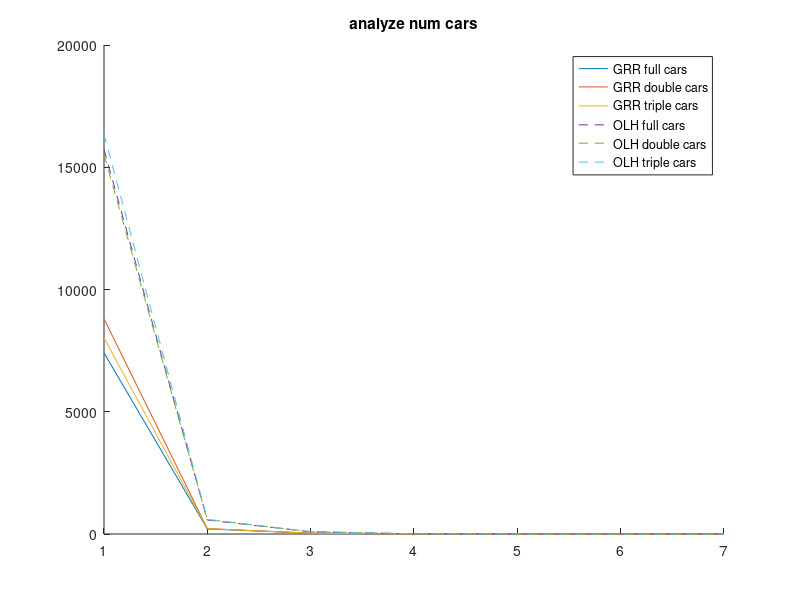

Write MATLAB code to recreate this figure.
clc
clear
load("GRR_f_est_epsilon_phoenix_100_20EE_V2.mat")
f_hat(size(all_f_est,1),size(all_f_est,2),size(all_f_est,3))=0;
for k=1:size(all_f_est,4)
    for i=1:size(all_f_est,1)
        for j=1:size(all_f_est,2)
            for e=1:size(all_f_est,3)
                f_hat(i,j,e)=f_hat(i,j,e)+all_f_est(i,j,e,k);
            end
        end
    end
end
f_hat=f_hat/size(all_f_est,4);
f_true_bar(size(all_f_est,1),size(all_f_est,2),size(all_f_est,3))=0;
for k=1:size(all_f_est,4)
    for i=1:size(all_f_est,1)
        for j=1:size(all_f_est,2)
            for e=1:size(all_f_est,3)
                f_true_bar(i,j,e)=f_true_bar(i,j,e)+all_f_truth(i,j,e,k);
            end
        end
    end
end
f_true_bar=f_true_bar/size(all_f_est,4);
S(1,size(all_f_est,3))=0;
for e=1:size(all_f_est,3)
    for i=1:size(all_f_est,1)
        for j=1:size(all_f_est,2)
            S(1,e)=S(1,e)+(f_true_bar(i,j,e)-f_hat(i,j,e)).^2;
            f_true_bar(i,j,e)
            f_hat(i,j,e)
        end
    end
end
S=S/(size(f_est,1)*size(f_est,2));
figure(1)
clf
hold on
plot(S)
load("GRR_f_est_epsilon_phoenix_100_20EE_double_V2.mat")
f_hat(size(all_f_est,1),size(all_f_est,2),size(all_f_est,3))=0;
for k=1:size(all_f_est,4)
    for i=1:size(all_f_est,1)
        for j=1:size(all_f_est,2)
            for e=1:size(all_f_est,3)
                f_hat(i,j,e)=f_hat(i,j,e)+all_f_est(i,j,e,k);
            end
        end
    end
end
f_hat=f_hat/size(all_f_est,4);
f_true_bar(size(all_f_est,1),size(all_f_est,2),size(all_f_est,3))=0;
for k=1:size(all_f_est,4)
    for i=1:size(all_f_est,1)
        for j=1:size(all_f_est,2)
            for e=1:size(all_f_est,3)
                f_true_bar(i,j,e)=f_true_bar(i,j,e)+all_f_truth(i,j,e,k);
            end
        end
    end
end
f_true_bar=f_true_bar/size(all_f_est,4);
S(1,size(all_f_est,3))=0;
for e=1:size(all_f_est,3)
    for i=1:size(all_f_est,1)
        for j=1:size(all_f_est,2)
            S(1,e)=S(1,e)+(f_true_bar(i,j,e)-f_hat(i,j,e)).^2;
            f_true_bar(i,j,e)
            f_hat(i,j,e)
        end
    end
end
S=S/(size(f_est,1)*size(f_est,2));
plot(S)
load("GRR_f_est_epsilon_phoenix_100_20EE_triple_V2.mat")
f_hat(size(all_f_est,1),size(all_f_est,2),size(all_f_est,3))=0;
for k=1:size(all_f_est,4)
    for i=1:size(all_f_est,1)
        for j=1:size(all_f_est,2)
            for e=1:size(all_f_est,3)
                f_hat(i,j,e)=f_hat(i,j,e)+all_f_est(i,j,e,k);
            end
        end
    end
end
f_hat=f_hat/size(all_f_est,4);
f_true_bar(size(all_f_est,1),size(all_f_est,2),size(all_f_est,3))=0;
for k=1:size(all_f_est,4)
    for i=1:size(all_f_est,1)
        for j=1:size(all_f_est,2)
            for e=1:size(all_f_est,3)
                f_true_bar(i,j,e)=f_true_bar(i,j,e)+all_f_truth(i,j,e,k);
            end
        end
    end
end
f_true_bar=f_true_bar/size(all_f_est,4);
S(1,size(all_f_est,3))=0;
for e=1:size(all_f_est,3)
    for i=1:size(all_f_est,1)
        for j=1:size(all_f_est,2)
            S(1,e)=S(1,e)+(f_true_bar(i,j,e)-f_hat(i,j,e)).^2;
            f_true_bar(i,j,e)
            f_hat(i,j,e)
        end
    end
end
S=S/(size(f_est,1)*size(f_est,2));
plot(S)
%FINISHED GRR
load("OLH_f_est_epsilon_phoenix_100_20EE_V2.mat")
f_hat(size(all_f_est,1),size(all_f_est,2),size(all_f_est,3))=0;
for k=1:size(all_f_est,4)
    for i=1:size(all_f_est,1)
        for j=1:size(all_f_est,2)
            for e=1:size(all_f_est,3)
                f_hat(i,j,e)=f_hat(i,j,e)+all_f_est(i,j,e,k);
            end
        end
    end
end
f_hat=f_hat/size(all_f_est,4);
f_true_bar(size(all_f_est,1),size(all_f_est,2),size(all_f_est,3))=0;
for k=1:size(all_f_est,4)
    for i=1:size(all_f_est,1)
        for j=1:size(all_f_est,2)
            for e=1:size(all_f_est,3)
                f_true_bar(i,j,e)=f_true_bar(i,j,e)+all_f_truth(i,j,e,k);
            end
        end
    end
end
f_true_bar=f_true_bar/size(all_f_est,4);
S(1,size(all_f_est,3))=0;
for e=1:size(all_f_est,3)
    for i=1:size(all_f_est,1)
        for j=1:size(all_f_est,2)
            S(1,e)=S(1,e)+(f_true_bar(i,j,e)-f_hat(i,j,e)).^2;
            f_true_bar(i,j,e)
            f_hat(i,j,e)
        end
    end
end
S=S/(size(f_est,1)*size(f_est,2));
% figure(1)
% clf
% hold on
plot(S,'LineStyle','--')
load("OLH_f_est_epsilon_phoenix_100_20EE_double_V2.mat")
f_hat(size(all_f_est,1),size(all_f_est,2),size(all_f_est,3))=0;
for k=1:size(all_f_est,4)
    for i=1:size(all_f_est,1)
        for j=1:size(all_f_est,2)
            for e=1:size(all_f_est,3)
                f_hat(i,j,e)=f_hat(i,j,e)+all_f_est(i,j,e,k);
            end
        end
    end
end
f_hat=f_hat/size(all_f_est,4);
f_true_bar(size(all_f_est,1),size(all_f_est,2),size(all_f_est,3))=0;
for k=1:size(all_f_est,4)
    for i=1:size(all_f_est,1)
        for j=1:size(all_f_est,2)
            for e=1:size(all_f_est,3)
                f_true_bar(i,j,e)=f_true_bar(i,j,e)+all_f_truth(i,j,e,k);
            end
        end
    end
end
f_true_bar=f_true_bar/size(all_f_est,4);
S(1,size(all_f_est,3))=0;
for e=1:size(all_f_est,3)
    for i=1:size(all_f_est,1)
        for j=1:size(all_f_est,2)
            S(1,e)=S(1,e)+(f_true_bar(i,j,e)-f_hat(i,j,e)).^2;
            f_true_bar(i,j,e)
            f_hat(i,j,e)
        end
    end
end
S=S/(size(f_est,1)*size(f_est,2));
plot(S,'LineStyle','--')
load("OLH_f_est_epsilon_phoenix_100_20EE_triple_V2.mat")
f_hat(size(all_f_est,1),size(all_f_est,2),size(all_f_est,3))=0;
for k=1:size(all_f_est,4)
    for i=1:size(all_f_est,1)
        for j=1:size(all_f_est,2)
            for e=1:size(all_f_est,3)
                f_hat(i,j,e)=f_hat(i,j,e)+all_f_est(i,j,e,k);
            end
        end
    end
end
f_hat=f_hat/size(all_f_est,4);
f_true_bar(size(all_f_est,1),size(all_f_est,2),size(all_f_est,3))=0;
for k=1:size(all_f_est,4)
    for i=1:size(all_f_est,1)
        for j=1:size(all_f_est,2)
            for e=1:size(all_f_est,3)
                f_true_bar(i,j,e)=f_true_bar(i,j,e)+all_f_truth(i,j,e,k);
            end
        end
    end
end
f_true_bar=f_true_bar/size(all_f_est,4);
S(1,size(all_f_est,3))=0;
for e=1:size(all_f_est,3)
    for i=1:size(all_f_est,1)
        for j=1:size(all_f_est,2)
            S(1,e)=S(1,e)+(f_true_bar(i,j,e)-f_hat(i,j,e)).^2;
            f_true_bar(i,j,e)
            f_hat(i,j,e)
        end
    end
end
S=S/(size(f_est,1)*size(f_est,2));
plot(S,'LineStyle','--')
legend({'GRR full cars','GRR double cars','GRR triple cars','OLH full cars','OLH double cars','OLH triple cars'})
title('analyze num cars')
